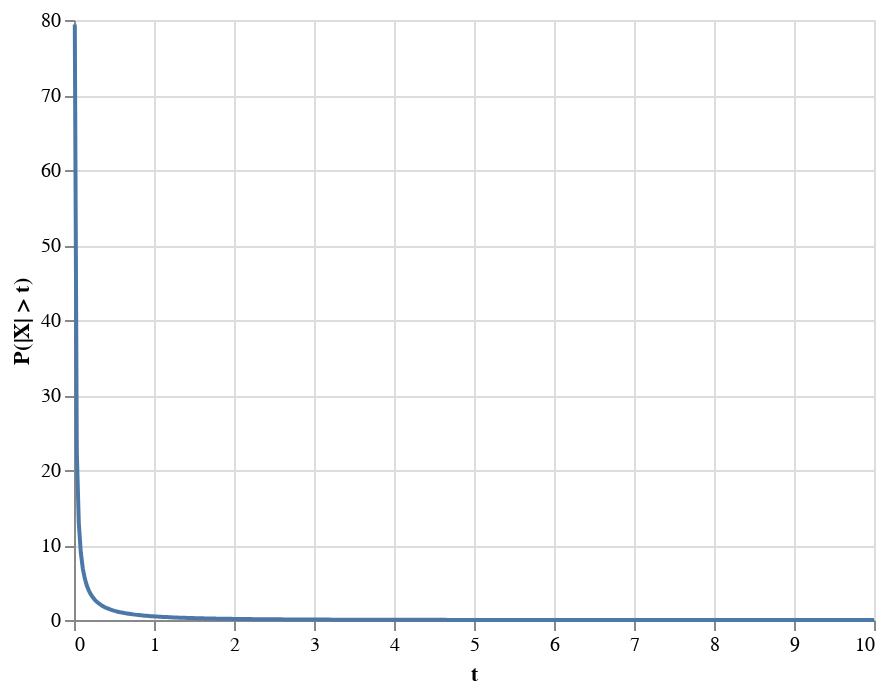

This figure's notebook cell:
### Code cell
mill_bound_chart

### Figure 1 — Vega-Lite specification as saved in the notebook (floating-point values rounded to 4 significant figures; data arrays with more than 128 entries replaced by an {"elided": "..."} marker saying what was removed)
{"config": {"view": {"continuousWidth": 400, "continuousHeight": 300}}, "data": {"name": "data-3c04d8302f0fbaffc83ace3aca73a77c"}, "mark": "line", "encoding": {"x": {"type": "quantitative", "axis": {"title": "t"}, "field": "x"}, "y": {"type": "quantitative", "axis": {"title": "P(|X| > t)"}, "field": "y"}}, "$schema": "https://vega.github.io/schema/vega-lite/v4.8.1.json", "datasets": {"data-3c04d8302f0fbaffc83ace3aca73a77c": {"elided": "400 records"}}}
